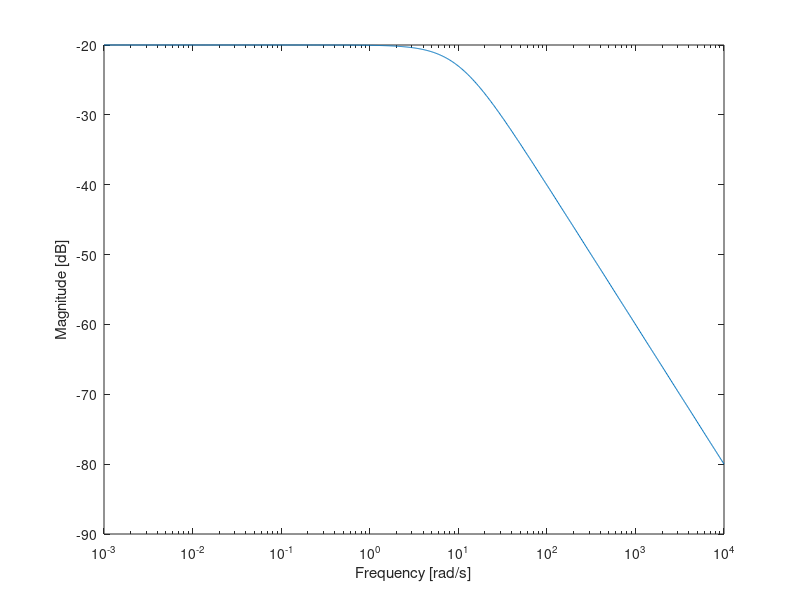
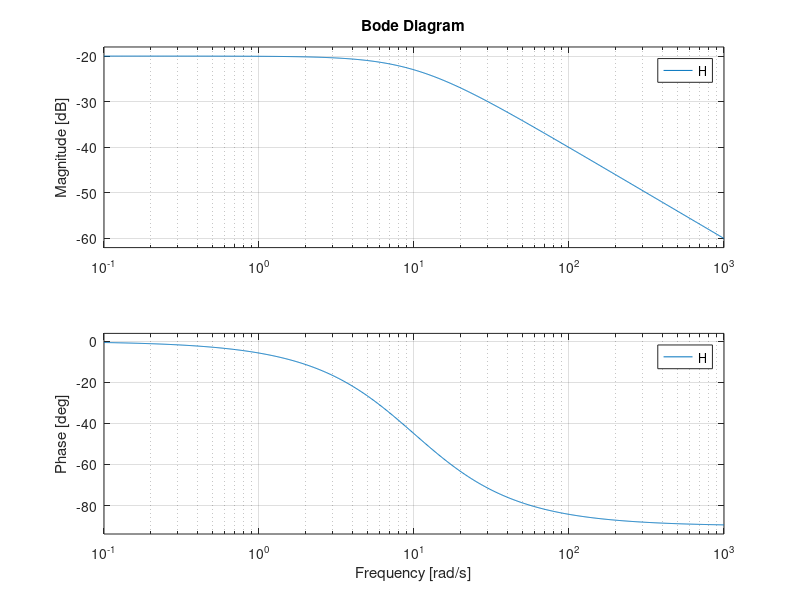

Recreate these plots in MATLAB, in order.
%% Manual way to create a bode plot
clc, clear all, close all

b = 10; % N*s/m
m = 1; %kg
omega = logspace(-3,4,1000); % frequency vector (the x-axis)
MAG = 20*log10((abs((1/m)./(i*omega + b/m)))); % Magnitude of TF in [dB]
PHASE = angle((1/m)./(i*omega + b/m)); % Phase of TF in rad

figure(1)
semilogx(omega,MAG); % log log plot of magnitude
xlabel('Frequency [rad/s]');
ylabel('Magnitude [dB]');

figure(2)
semilogx(omega, PHASE*180/pi);
xlabel('Frequency [rad/s]');
ylabel('Phase [deg]');

%% Alternate way
clc, clear all, close all

b = 10; % N*s/m
m = 1; %kg
H = tf([1/m],[1 (b/m)])
bode(H)

%% Magnitude Check
w = 1 % rad/s


